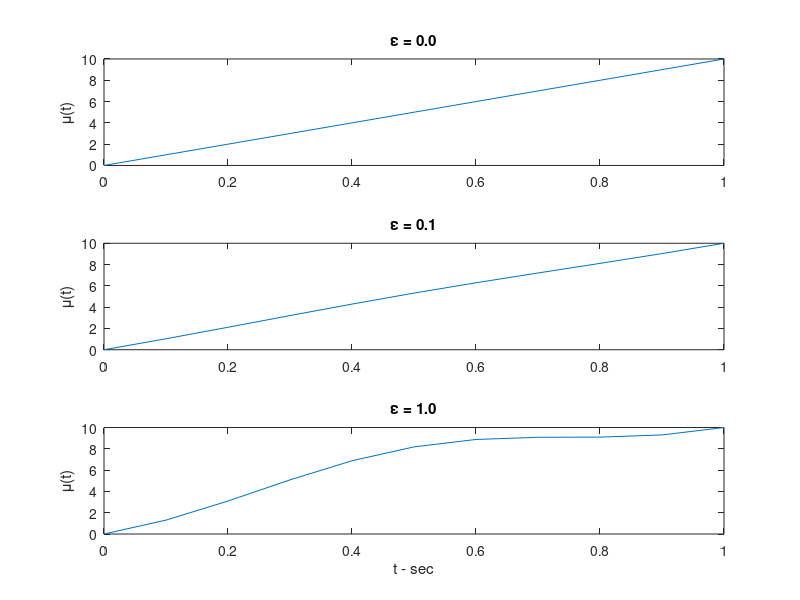

Write MATLAB code to recreate this figure. (Note: this script raises an error after producing the figure.)
clc; close all; clear all;
%% initializing variables
time = 0:0.1:1;%sec
w = 2*pi;% rad/sec
Lamt = @(t,epsilon) 10*(1+epsilon*sin(w*t));
Mut = @(t,epsilon) 10*(t-(epsilon/w)*cos(w*t)+epsilon/w);%integral of Lamt

%% 1.a
epsilons = [0.0,0.1,1.0];
numEps = numel(epsilons);
figure(100);
for epsIdx = 1:numEps
    epsilon = epsilons(epsIdx);
    subplot(310+epsIdx); plot(time, arrayfun(@(t) Mut(t, epsilon), time));
    title(sprintf('\\epsilon = %2.1f',epsilon))
    ylabel('\mu(t)');
end
xlabel('t - sec')
%% 1.b
figure(101);
%generating 1 spike trains for each epsilon
spikeTrains = cell(numEps,1);
for epsIdx = 1:numEps
    epsilon = epsilons(epsIdx);
    spikeTrains(epsIdx,:)= genSpikes(@(t) Lamt(t,epsilon),1);
end

for epsIdx = 1:numEps
    epsilon = epsilons(epsIdx);
    spikeTimes = spikeTrains{epsIdx};%genSpikes(@(t) Lamt(t,epsilon),1);
    Lt = countFun(spikeTimes, spikeTimes);
    subplot(310+epsIdx);hold on;
    title(sprintf('\\epsilon = %2.1f',epsilon));
    line([spikeTimes;spikeTimes],[0;5]*ones(size(spikeTimes)),'Color','k');
    stairs([0,spikeTimes,1],[0,Lt,Lt(end)],'b');
    xlim([0,1]);
end
xlabel('t - sec')
%% 1.c,d
epsilons = [0.0,0.1];
numEps = numel(epsilons);
epsi_prior = 1/numEps;%uniform prior

display('###### Task 2.c and d')
for epsilon = epsilons
    posteriors = zeros(numEps,1);
    display(sprintf('marginal probability for epsilon = %2.2f',epsilon))
    for epsIdx = 1:numEps
        posteriors(epsIdx) = computeLikelihood(time, spikeTrains{epsIdx}, @(t) Mut(t,epsilon));% * epsi_prior;
    end
    for epsIdx = numEps:-1:1
        margin = posteriors(epsIdx);%/sum(posteriors);
        display(sprintf('\t%d - P(epsi = %2.2f|train) = %e',epsIdx,epsilons(epsIdx),margin))
    end
end
%% 2.e
display('###### Task 2.e')
numTrains = 1000;
spikeTrains = cell(numEps,numTrains);

%generating 1000 spike trains for each epsilon
for epsIdx = 1:numEps
    epsilon = epsilons(epsIdx);
    spikeTrains(epsIdx,:)= genSpikes(@(t) Lamt(t,epsilon),numTrains);
end

for epsilon = epsilons
    display(sprintf('mean marginal probability for epsilon = %2.2f',epsilon))
    posteriors = zeros(numEps,numTrains);
    for epsIdx = 1:numEps
        for trainIdx = 1:numTrains
            posteriors(epsIdx,trainIdx) = computeLikelihood(time, spikeTrains{epsIdx,trainIdx}, @(t) Mut(t,epsilon));% * epsi_prior;
        end
    end
    posteriors = mean(posteriors,2);
    for epsIdx = 1:numEps
        margin = posteriors(epsIdx);%/sum(posteriors);
        display(sprintf('\t%d - <P(epsi = %2.2f|train)> = %e',epsIdx,epsilons(epsIdx),margin))
    end
end

%% 2.f
display('###### Task 2.f')
time = 0:0.01:1;
numTrains = 1000;

for epsilon = epsilons
    display(sprintf('marginal probability for epsilon = %2.2f with finer grid sample points',epsilon))
    posteriors = zeros(numEps,numTrains);
    for epsIdx = 1:numEps
        for trainIdx = 1:numTrains
            posteriors(epsIdx,trainIdx) = computeLikelihood(time, spikeTrains{epsIdx,trainIdx}, @(t) Mut(t,epsilon));% * epsi_prior;
        end
    end
    posteriors = mean(posteriors,2);
    for epsIdx = 1:numEps
        margin = posteriors(epsIdx);%/sum(posteriors);
        display(sprintf('\t%d - <P(epsi = %2.2f|train)> = %e',epsIdx,epsilons(epsIdx),margin))
    end
end

%% 2.g
display('###### Task 2.g')
time = 0:0.1:1;

for epsilon = epsilons
    display(sprintf('Log Liklihood for epsilon = %2.2f',epsilon))
    for epsIdx = 1:numEps
        posteriors = zeros(1,numTrains);
        for trainIdx = 1:numTrains
            posteriors(trainIdx) = computePoisLogLikelihood(spikeTrains{epsIdx,trainIdx},@(t) Mut(t,epsilon),@(t) Lamt(t,epsilon));
        end
        display(sprintf('\tfor train generated by espsilon = %2.2f <logLike(train)> = %e',epsilons(epsIdx),mean(posteriors)));
    end
end
%% neurometric function
figure(300); hold on;
Ts = [1,5,10];
dLams = [1,5,10];
count = 0;
for T = Ts
    for dLam = dLams 
        t = 0:0.1:T;
        count = count + 1;
        y = 0.5 * exp(-t *dLam);
        plot(t,y);
    end
end
